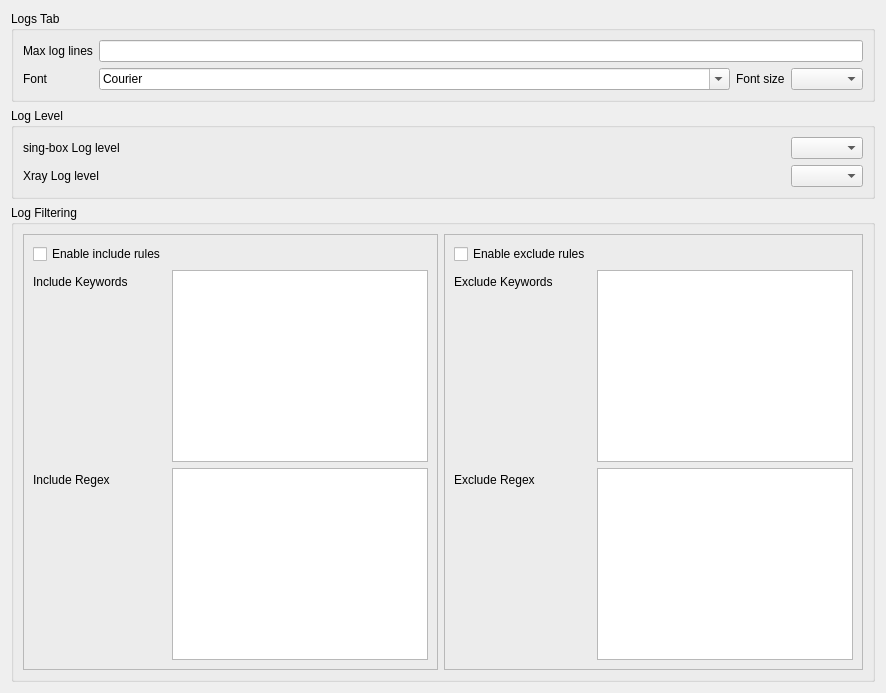
     <widget class="QWidget" name="tab_logs">
      <property name="uiLevel" stdset="0">
       <string notr="true">advanced</string>
      </property>
      <attribute name="title">
       <string>Logs</string>
      </attribute>
      <layout class="QVBoxLayout" name="verticalLayout_6">
       <item>
        <widget class="QGroupBox" name="log_panel_box">
         <property name="title">
          <string>Logs Tab</string>
         </property>
         <layout class="QGridLayout" name="gridLayout_log_panel">
          <item row="0" column="0">
           <widget class="QLabel" name="label_17">
            <property name="text">
             <string>Max log lines</string>
            </property>
           </widget>
          </item>
          <item row="0" column="1">
           <widget class="QLineEdit" name="max_log_line">
            <property name="sizePolicy">
             <sizepolicy hsizetype="Ignored" vsizetype="Fixed">
              <horstretch>0</horstretch>
              <verstretch>0</verstretch>
             </sizepolicy>
            </property>
           </widget>
          </item>
          <item row="1" column="0">
           <widget class="QLabel" name="label_log_font">
            <property name="uiLevel" stdset="0">
             <string notr="true">advanced</string>
            </property>
            <property name="text">
             <string>Font</string>
            </property>
           </widget>
          </item>
          <item row="1" column="1">
           <layout class="QHBoxLayout" name="horizontalLayout_log_font" stretch="1,0,0">
            <item>
             <widget class="QFontComboBox" name="log_font_family">
              <property name="uiLevel" stdset="0">
               <string notr="true">advanced</string>
              </property>
              <property name="fontFilters">
               <set>QFontComboBox::FontFilter::MonospacedFonts</set>
              </property>
              <property name="toolTip">
               <string>Monospaced font for the log view.</string>
              </property>
             </widget>
            </item>
            <item>
             <widget class="QLabel" name="label_log_font_size">
              <property name="uiLevel" stdset="0">
               <string notr="true">advanced</string>
              </property>
              <property name="text">
               <string>Font size</string>
              </property>
             </widget>
            </item>
            <item>
             <widget class="QComboBox" name="log_font_size">
              <property name="uiLevel" stdset="0">
               <string notr="true">advanced</string>
              </property>
             </widget>
            </item>
           </layout>
          </item>
         </layout>
        </widget>
       </item>
       <item>
        <widget class="QGroupBox" name="log_level_box">
         <property name="title">
          <string>Log Level</string>
         </property>
         <layout class="QGridLayout" name="gridLayout_log_level">
          <item row="0" column="0">
           <widget class="QLabel" name="label_3">
            <property name="text">
             <string>sing-box Log level</string>
            </property>
           </widget>
          </item>
          <item row="0" column="1">
           <widget class="QComboBox" name="log_level">
            <property name="sizePolicy">
             <sizepolicy hsizetype="Maximum" vsizetype="Fixed">
              <horstretch>0</horstretch>
              <verstretch>0</verstretch>
             </sizepolicy>
            </property>
           </widget>
          </item>
          <item row="1" column="0">
           <widget class="QLabel" name="label_10">
            <property name="text">
             <string>Xray Log level</string>
            </property>
           </widget>
          </item>
          <item row="1" column="1">
           <widget class="QComboBox" name="xray_loglevel">
            <property name="sizePolicy">
             <sizepolicy hsizetype="Maximum" vsizetype="Fixed">
              <horstretch>0</horstretch>
              <verstretch>0</verstretch>
             </sizepolicy>
            </property>
           </widget>
          </item>
         </layout>
        </widget>
       </item>
       <item>
        <widget class="QGroupBox" name="groupBox_4">
         <property name="title">
          <string>Log Filtering</string>
         </property>
         <layout class="QHBoxLayout" name="horizontalLayout_4">
          <item>
           <widget class="QFrame" name="log_include_frame">
            <property name="frameShape">
             <enum>QFrame::Shape::StyledPanel</enum>
            </property>
            <property name="frameShadow">
             <enum>QFrame::Shadow::Raised</enum>
            </property>
            <layout class="QFormLayout" name="formLayout_3">
             <item row="2" column="0">
              <widget class="QLabel" name="label_25">
               <property name="text">
                <string>Include Keywords</string>
               </property>
              </widget>
             </item>
             <item row="2" column="1">
              <widget class="MyTextEdit" name="log_include_keyword"/>
             </item>
             <item row="3" column="1">
              <widget class="MyTextEdit" name="log_include_regex"/>
             </item>
             <item row="3" column="0">
              <widget class="QLabel" name="label_26">
               <property name="text">
                <string>Include Regex</string>
               </property>
              </widget>
             </item>
             <item row="0" column="0">
              <widget class="QCheckBox" name="enable_log_include">
               <property name="text">
                <string>Enable include rules</string>
               </property>
              </widget>
             </item>
            </layout>
           </widget>
          </item>
          <item>
           <widget class="QFrame" name="log_exclude_frame">
            <property name="frameShape">
             <enum>QFrame::Shape::StyledPanel</enum>
            </property>
            <property name="frameShadow">
             <enum>QFrame::Shadow::Raised</enum>
            </property>
            <layout class="QFormLayout" name="formLayout_4">
             <item row="0" column="0">
              <widget class="QCheckBox" name="enable_log_exclude">
               <property name="text">
                <string>Enable exclude rules</string>
               </property>
              </widget>
             </item>
             <item row="2" column="1">
              <widget class="MyTextEdit" name="log_exclude_keyword"/>
             </item>
             <item row="2" column="0">
              <widget class="QLabel" name="label_28">
               <property name="text">
                <string>Exclude Keywords</string>
               </property>
              </widget>
             </item>
             <item row="4" column="0">
              <widget class="QLabel" name="label_27">
               <property name="text">
                <string>Exclude Regex</string>
               </property>
              </widget>
             </item>
             <item row="4" column="1">
              <widget class="MyTextEdit" name="log_exclude_regex"/>
             </item>
            </layout>
           </widget>
          </item>
         </layout>
        </widget>
       </item>
      </layout>
     </widget>
